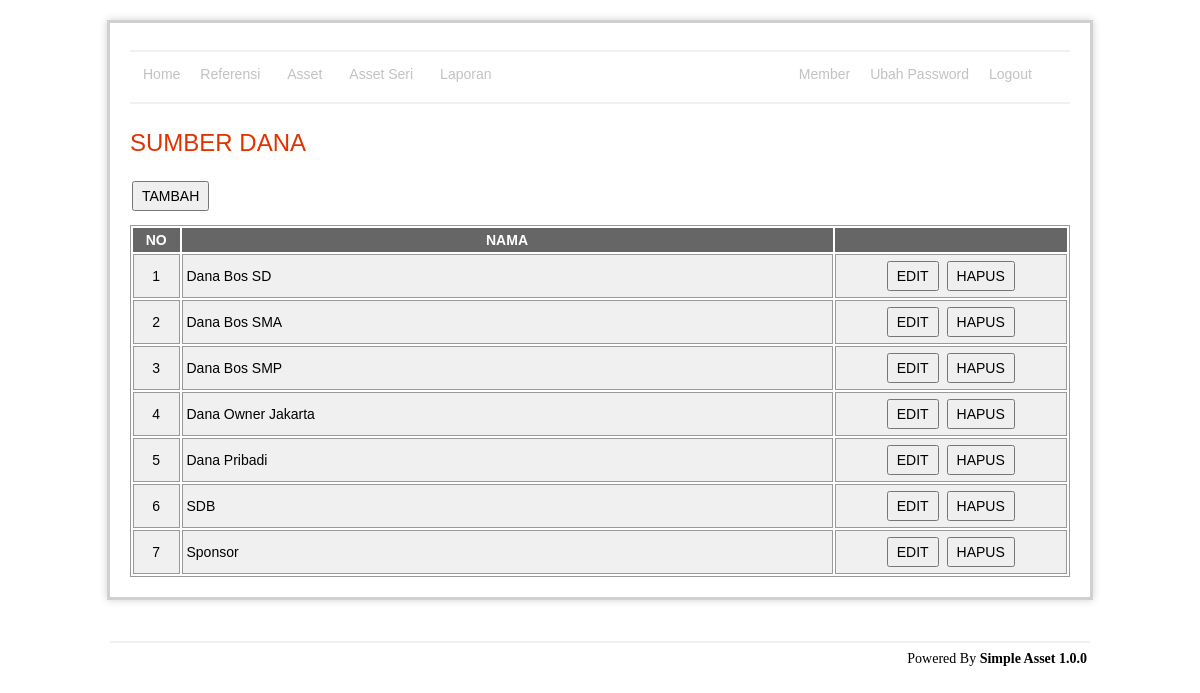
The app's page /admin/fund/index.php (signed in) with its own data.
### tables this page shows
CREATE TABLE `fund` (
  `id` int(11) NOT NULL AUTO_INCREMENT,
  `name` varchar(255) NOT NULL,
  `is_delete` enum('0','1') NOT NULL DEFAULT '0',
  PRIMARY KEY (`id`)
);

### admin/fund/indexRead.php (called while the page is built, shortened)
<?php
include '../../lib/connection.php';
$query = "select id,name
		from fund
		where is_delete = '0'
		order by name";
$data = mysqli_query($con, $query) or die(mysqli_error($con));
?>

### admin/fund/index.php (the view, shortened to what this page needs)
<?php include 'indexRead.php' ?>
<h1>SUMBER DANA</h1>
<p><input type="button" value="TAMBAH" onclick="window.location='add.php'" /></p>
<?php if (mysql_num_rows($data) < 1): ?>
	<div class="warning">
		<h3>
			<?php echo message::getMsg('emptySuccess') ?>
		</h3>
	</div>
<?php else: ?>
	<div id="tbl">
		<table width="100%">
			<thead>
				<tr>
					<th align="center" width="5%">NO</th>
					<th align="center" width="70%">NAMA</th>
					<th></th>
				</tr>
			</thead>
			<tbody>
				<?php $i = 1; ?>
				<?php while ($val = mysqli_fetch_array($data)): ?>
					<tr>
						<td align="center">
							<?php echo $i ?>
						</td>
						<td>
							<?php echo $val['name'] ?>
						</td>
						<td align="center">
							<input type="button" value="EDIT"
								onclick="window.location='edit.php?id=<?php echo $val['id'] ?>'" />
							<input type="button" value="HAPUS"
								onclick="confirm('Anda yakin akan menghapus ?') ? window.location='delete.php?id=<?php echo $val['id'] ?>' : false" />
						</td>
					</tr>
					<?php $i++; ?>
				<?php endwhile; ?>
		</table>
	</div>
<?php endif; ?>
<?php include '../template/main.php' ?>

### admin/asset/css/style.css (style rules this page uses)
#content p { margin: 12px 20px 12px 0; text-align:left; }
#content h1 { color: #e13300; background-color: transparent; font-weight: normal; font-size: 24px; margin: 10px 0 5px 0; padding: 15px 0 10px 0px; text-align:left; }
table { font-size: 14px; }
#tbl table { border: 1px solid #999; }
#tbl th { font-weight: bold; text-align: center; font-size: 14px; background-color: #666; color: #fff; padding: 4px; }
#tbl td { border: 1px solid #999; font-weight: normal; font-size: 14px; padding: 4px; background-color: #f0f0f0; }
input[type="button"], input[type="submit"] { font-size: 14px; height: 30px; padding: 0px 8px 0px 8px; margin: 2px; }

### records on screen
fund: name "Dana Bos SD"
fund: name "Dana Bos SMA"
fund: name "Dana Bos SMP"
fund: name "Dana Owner Jakarta"
fund: name "Dana Pribadi"
fund: name "SDB"
fund: name "Sponsor"
